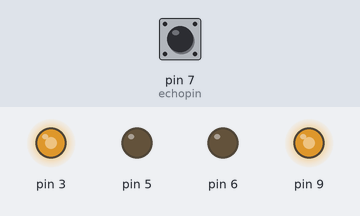
Simulated run of this sketch. Board: Arduino Uno, built with avr-gcc and run on an emulated ATmega328P. Shown: output pins drawn as LEDs (lit = HIGH). The test bench sets the inputs (shaded band); at power-on: pin 7 (echopin) LOW. Pins used as bus, display or sensor lines are not drawn.

Above: at 8.4 s.
8.5 s: pin 7 (echopin) pulsed HIGH 2 times (0.12 s each, 0.3 s apart)
At 9.2 s:
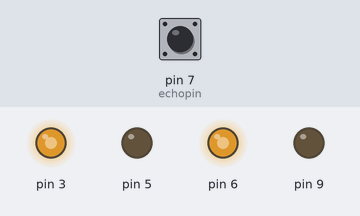
At 10.7 s:
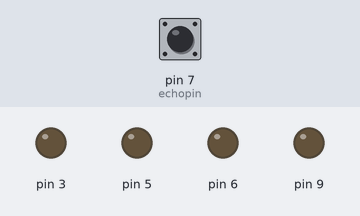
Timing chart, 0 to 18.0 s (numbered marks = the images above; inputs shaded):
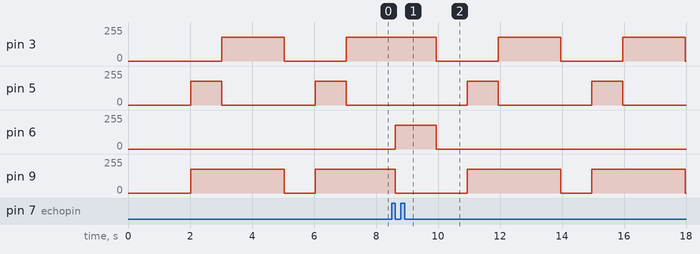

Measured:
- after the input at 8.5 s, pin 6: 0/255 → 180/255 after 0.12 s, → 0/255 1.3 s later
- by itself, pin 3: alternates 180/255 for 2.0 s and 0/255 for 2.0 s
- by itself, pin 5: alternates 180/255 for 1.0 s and 0/255 for 3.0 s

The sketch:

obstacle_avoidance.ino
```cpp
int trigpin=4;
int echopin=7;
long duration, distance;
void setup()
{
 pinMode(trigpin,OUTPUT);
 pinMode(echopin,INPUT);
 pinMode(3,OUTPUT);
 pinMode(5,OUTPUT);
 pinMode(6,OUTPUT);
 pinMode(9,OUTPUT);
 }
void loop()
{
  digitalWrite(trigpin,LOW);
  delay(10);
  digitalWrite(trigpin,HIGH);
  delay(10);
  digitalWrite(trigpin,LOW);
  duration=pulseIn(echopin,HIGH);
  distance=duration*0.034/2;
  if(distance>15)
  {
  analogWrite(3,180);
  analogWrite(5,0);
  analogWrite(6,180);
  analogWrite(9,0);
  }
  else if(distance<14)
  {
  analogWrite(3,0);
  analogWrite(5,0);
  analogWrite(6,0);
  analogWrite(9,0);
  delay(1000);
  analogWrite(3,0);
  analogWrite(5,180);
  analogWrite(6,0);
  analogWrite(9,180);
  delay(1000);
  analogWrite(3,180);
  analogWrite(5,0);
  analogWrite(6,0);
  analogWrite(9,180);
  delay(1000);
  }
}
```
